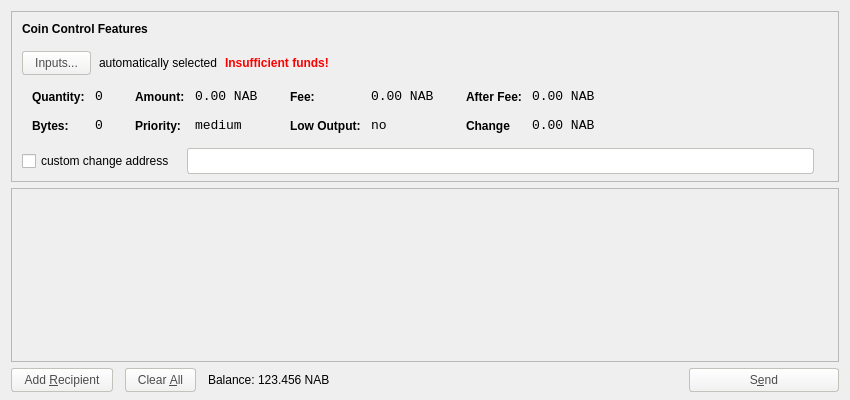
<?xml version="1.0" encoding="UTF-8"?>
<ui version="4.0">
 <class>SendCoinsDialog</class>
 <widget class="QDialog" name="SendCoinsDialog">
  <property name="geometry">
   <rect>
    <x>0</x>
    <y>0</y>
    <width>850</width>
    <height>400</height>
   </rect>
  </property>
  <property name="windowTitle">
   <string>Send Coins</string>
  </property>
  <property name="styleSheet">
   <string notr="true"/>
  </property>
  <layout class="QVBoxLayout" name="verticalLayout" stretch="0,1,0">
   <property name="bottomMargin">
    <number>8</number>
   </property>
   <item>
    <widget class="QFrame" name="frameCoinControl">
     <property name="sizePolicy">
      <sizepolicy hsizetype="Expanding" vsizetype="Expanding">
       <horstretch>0</horstretch>
       <verstretch>0</verstretch>
      </sizepolicy>
     </property>
     <property name="maximumSize">
      <size>
       <width>16777215</width>
       <height>16777215</height>
      </size>
     </property>
     <property name="frameShape">
      <enum>QFrame::StyledPanel</enum>
     </property>
     <property name="frameShadow">
      <enum>QFrame::Sunken</enum>
     </property>
     <layout class="QVBoxLayout" name="verticalLayoutCoinControl2">
      <property name="spacing">
       <number>7</number>
      </property>
      <property name="leftMargin">
       <number>0</number>
      </property>
      <property name="topMargin">
       <number>0</number>
      </property>
      <property name="rightMargin">
       <number>0</number>
      </property>
      <property name="bottomMargin">
       <number>6</number>
      </property>
      <item>
       <layout class="QVBoxLayout" name="verticalLayoutCoinControl" stretch="0,0,0,0,1">
        <property name="spacing">
         <number>0</number>
        </property>
        <property name="leftMargin">
         <number>10</number>
        </property>
        <property name="topMargin">
         <number>10</number>
        </property>
        <item>
         <layout class="QHBoxLayout" name="horizontalLayoutCoinControl1">
          <property name="bottomMargin">
           <number>15</number>
          </property>
          <item>
           <widget class="QLabel" name="labelCoinControlFeatures">
            <property name="sizePolicy">
             <sizepolicy hsizetype="Preferred" vsizetype="Maximum">
              <horstretch>0</horstretch>
              <verstretch>0</verstretch>
             </sizepolicy>
            </property>
            <property name="font">
             <font>
              <weight>75</weight>
              <bold>true</bold>
             </font>
            </property>
            <property name="styleSheet">
             <string notr="true">font-weight:bold;</string>
            </property>
            <property name="text">
             <string>Coin Control Features</string>
            </property>
           </widget>
          </item>
         </layout>
        </item>
        <item>
         <layout class="QHBoxLayout" name="horizontalLayoutCoinControl2" stretch="0,0,0,0">
          <property name="spacing">
           <number>8</number>
          </property>
          <property name="bottomMargin">
           <number>10</number>
          </property>
          <item>
           <widget class="QPushButton" name="pushButtonCoinControl">
            <property name="styleSheet">
             <string notr="true">background-color: qlineargradient(spread:pad, x1:0, y1:1, x2:0, y2:0, stop:0 rgb(240,240,240), stop:1 rgb(255, 255, 255));
border-radius:3px;
border: 1px solid #C4C1BD;
color: #4C4C4C;
padding: 4px 12px;</string>
            </property>
            <property name="text">
             <string>Inputs...</string>
            </property>
           </widget>
          </item>
          <item>
           <widget class="QLabel" name="labelCoinControlAutomaticallySelected">
            <property name="text">
             <string>automatically selected</string>
            </property>
            <property name="margin">
             <number>5</number>
            </property>
           </widget>
          </item>
          <item>
           <widget class="QLabel" name="labelCoinControlInsuffFunds">
            <property name="font">
             <font>
              <weight>75</weight>
              <bold>true</bold>
             </font>
            </property>
            <property name="styleSheet">
             <string notr="true">color:red;font-weight:bold;</string>
            </property>
            <property name="text">
             <string>Insufficient funds!</string>
            </property>
            <property name="margin">
             <number>5</number>
            </property>
           </widget>
          </item>
          <item>
           <spacer name="horizontalSpacerCoinControl">
            <property name="orientation">
             <enum>Qt::Horizontal</enum>
            </property>
            <property name="sizeHint" stdset="0">
             <size>
              <width>40</width>
              <height>1</height>
             </size>
            </property>
           </spacer>
          </item>
         </layout>
        </item>
        <item>
         <widget class="QWidget" name="widgetCoinControl" native="true">
          <property name="sizePolicy">
           <sizepolicy hsizetype="Preferred" vsizetype="Preferred">
            <horstretch>0</horstretch>
            <verstretch>0</verstretch>
           </sizepolicy>
          </property>
          <property name="minimumSize">
           <size>
            <width>0</width>
            <height>0</height>
           </size>
          </property>
          <property name="styleSheet">
           <string notr="true"/>
          </property>
          <layout class="QHBoxLayout" name="horizontalLayoutCoinControl5">
           <property name="leftMargin">
            <number>0</number>
           </property>
           <property name="topMargin">
            <number>0</number>
           </property>
           <property name="rightMargin">
            <number>0</number>
           </property>
           <property name="bottomMargin">
            <number>0</number>
           </property>
           <item>
            <layout class="QHBoxLayout" name="horizontalLayoutCoinControl3" stretch="0,0,0,1">
             <property name="spacing">
              <number>20</number>
             </property>
             <property name="topMargin">
              <number>0</number>
             </property>
             <property name="bottomMargin">
              <number>10</number>
             </property>
             <item>
              <layout class="QFormLayout" name="formLayoutCoinControl1">
               <property name="horizontalSpacing">
                <number>10</number>
               </property>
               <property name="verticalSpacing">
                <number>14</number>
               </property>
               <property name="leftMargin">
                <number>10</number>
               </property>
               <property name="topMargin">
                <number>4</number>
               </property>
               <property name="rightMargin">
                <number>6</number>
               </property>
               <item row="0" column="0">
                <widget class="QLabel" name="labelCoinControlQuantityText">
                 <property name="styleSheet">
                  <string notr="true">font-weight:bold;</string>
                 </property>
                 <property name="text">
                  <string>Quantity:</string>
                 </property>
                 <property name="margin">
                  <number>0</number>
                 </property>
                </widget>
               </item>
               <item row="0" column="1">
                <widget class="QLabel" name="labelCoinControlQuantity">
                 <property name="font">
                  <font>
                   <family>Monospace</family>
                   <pointsize>10</pointsize>
                  </font>
                 </property>
                 <property name="cursor">
                  <cursorShape>IBeamCursor</cursorShape>
                 </property>
                 <property name="contextMenuPolicy">
                  <enum>Qt::ActionsContextMenu</enum>
                 </property>
                 <property name="text">
                  <string>0</string>
                 </property>
                 <property name="margin">
                  <number>0</number>
                 </property>
                 <property name="textInteractionFlags">
                  <set>Qt::LinksAccessibleByMouse|Qt::TextSelectableByKeyboard|Qt::TextSelectableByMouse</set>
                 </property>
                </widget>
               </item>
               <item row="1" column="0">
                <widget class="QLabel" name="labelCoinControlBytesText">
                 <property name="styleSheet">
                  <string notr="true">font-weight:bold;</string>
                 </property>
                 <property name="text">
                  <string>Bytes:</string>
                 </property>
                </widget>
               </item>
               <item row="1" column="1">
                <widget class="QLabel" name="labelCoinControlBytes">
                 <property name="font">
                  <font>
                   <family>Monospace</family>
                   <pointsize>10</pointsize>
                  </font>
                 </property>
                 <property name="cursor">
                  <cursorShape>IBeamCursor</cursorShape>
                 </property>
                 <property name="contextMenuPolicy">
                  <enum>Qt::ActionsContextMenu</enum>
                 </property>
                 <property name="text">
                  <string>0</string>
                 </property>
                 <property name="textInteractionFlags">
                  <set>Qt::LinksAccessibleByMouse|Qt::TextSelectableByKeyboard|Qt::TextSelectableByMouse</set>
                 </property>
                </widget>
               </item>
              </layout>
             </item>
             <item>
              <layout class="QFormLayout" name="formLayoutCoinControl2">
               <property name="horizontalSpacing">
                <number>10</number>
               </property>
               <property name="verticalSpacing">
                <number>14</number>
               </property>
               <property name="leftMargin">
                <number>6</number>
               </property>
               <property name="topMargin">
                <number>4</number>
               </property>
               <property name="rightMargin">
                <number>6</number>
               </property>
               <item row="0" column="0">
                <widget class="QLabel" name="labelCoinControlAmountText">
                 <property name="styleSheet">
                  <string notr="true">font-weight:bold;</string>
                 </property>
                 <property name="text">
                  <string>Amount:</string>
                 </property>
                 <property name="margin">
                  <number>0</number>
                 </property>
                </widget>
               </item>
               <item row="0" column="1">
                <widget class="QLabel" name="labelCoinControlAmount">
                 <property name="font">
                  <font>
                   <family>Monospace</family>
                   <pointsize>10</pointsize>
                  </font>
                 </property>
                 <property name="cursor">
                  <cursorShape>IBeamCursor</cursorShape>
                 </property>
                 <property name="contextMenuPolicy">
                  <enum>Qt::ActionsContextMenu</enum>
                 </property>
                 <property name="text">
                  <string>0.00 NAB</string>
                 </property>
                 <property name="textInteractionFlags">
                  <set>Qt::LinksAccessibleByMouse|Qt::TextSelectableByKeyboard|Qt::TextSelectableByMouse</set>
                 </property>
                </widget>
               </item>
               <item row="1" column="0">
                <widget class="QLabel" name="labelCoinControlPriorityText">
                 <property name="styleSheet">
                  <string notr="true">font-weight:bold;</string>
                 </property>
                 <property name="text">
                  <string>Priority:</string>
                 </property>
                </widget>
               </item>
               <item row="1" column="1">
                <widget class="QLabel" name="labelCoinControlPriority">
                 <property name="font">
                  <font>
                   <family>Monospace</family>
                   <pointsize>10</pointsize>
                  </font>
                 </property>
                 <property name="cursor">
                  <cursorShape>IBeamCursor</cursorShape>
                 </property>
                 <property name="contextMenuPolicy">
                  <enum>Qt::ActionsContextMenu</enum>
                 </property>
                 <property name="text">
                  <string>medium</string>
                 </property>
                 <property name="textInteractionFlags">
                  <set>Qt::LinksAccessibleByMouse|Qt::TextSelectableByKeyboard|Qt::TextSelectableByMouse</set>
                 </property>
                </widget>
               </item>
              </layout>
             </item>
             <item>
              <layout class="QFormLayout" name="formLayoutCoinControl3">
               <property name="horizontalSpacing">
                <number>10</number>
               </property>
               <property name="verticalSpacing">
                <number>14</number>
               </property>
               <property name="leftMargin">
                <number>6</number>
               </property>
               <property name="topMargin">
                <number>4</number>
               </property>
               <property name="rightMargin">
                <number>6</number>
               </property>
               <item row="0" column="0">
                <widget class="QLabel" name="labelCoinControlFeeText">
                 <property name="styleSheet">
                  <string notr="true">font-weight:bold;</string>
                 </property>
                 <property name="text">
                  <string>Fee:</string>
                 </property>
                 <property name="margin">
                  <number>0</number>
                 </property>
                </widget>
               </item>
               <item row="0" column="1">
                <widget class="QLabel" name="labelCoinControlFee">
                 <property name="font">
                  <font>
                   <family>Monospace</family>
                   <pointsize>10</pointsize>
                  </font>
                 </property>
                 <property name="cursor">
                  <cursorShape>IBeamCursor</cursorShape>
                 </property>
                 <property name="contextMenuPolicy">
                  <enum>Qt::ActionsContextMenu</enum>
                 </property>
                 <property name="text">
                  <string>0.00 NAB</string>
                 </property>
                 <property name="textInteractionFlags">
                  <set>Qt::LinksAccessibleByMouse|Qt::TextSelectableByKeyboard|Qt::TextSelectableByMouse</set>
                 </property>
                </widget>
               </item>
               <item row="1" column="0">
                <widget class="QLabel" name="labelCoinControlLowOutputText">
                 <property name="styleSheet">
                  <string notr="true">font-weight:bold;</string>
                 </property>
                 <property name="text">
                  <string>Low Output:</string>
                 </property>
                </widget>
               </item>
               <item row="1" column="1">
                <widget class="QLabel" name="labelCoinControlLowOutput">
                 <property name="font">
                  <font>
                   <family>Monospace</family>
                   <pointsize>10</pointsize>
                  </font>
                 </property>
                 <property name="cursor">
                  <cursorShape>IBeamCursor</cursorShape>
                 </property>
                 <property name="contextMenuPolicy">
                  <enum>Qt::ActionsContextMenu</enum>
                 </property>
                 <property name="text">
                  <string>no</string>
                 </property>
                 <property name="textInteractionFlags">
                  <set>Qt::LinksAccessibleByMouse|Qt::TextSelectableByKeyboard|Qt::TextSelectableByMouse</set>
                 </property>
                </widget>
               </item>
              </layout>
             </item>
             <item>
              <layout class="QFormLayout" name="formLayoutCoinControl4">
               <property name="horizontalSpacing">
                <number>10</number>
               </property>
               <property name="verticalSpacing">
                <number>14</number>
               </property>
               <property name="leftMargin">
                <number>6</number>
               </property>
               <property name="topMargin">
                <number>4</number>
               </property>
               <property name="rightMargin">
                <number>6</number>
               </property>
               <item row="0" column="0">
                <widget class="QLabel" name="labelCoinControlAfterFeeText">
                 <property name="styleSheet">
                  <string notr="true">font-weight:bold;</string>
                 </property>
                 <property name="text">
                  <string>After Fee:</string>
                 </property>
                 <property name="margin">
                  <number>0</number>
                 </property>
                </widget>
               </item>
               <item row="0" column="1">
                <widget class="QLabel" name="labelCoinControlAfterFee">
                 <property name="font">
                  <font>
                   <family>Monospace</family>
                   <pointsize>10</pointsize>
                  </font>
                 </property>
                 <property name="cursor">
                  <cursorShape>IBeamCursor</cursorShape>
                 </property>
                 <property name="contextMenuPolicy">
                  <enum>Qt::ActionsContextMenu</enum>
                 </property>
                 <property name="text">
                  <string>0.00 NAB</string>
                 </property>
                 <property name="textInteractionFlags">
                  <set>Qt::LinksAccessibleByMouse|Qt::TextSelectableByKeyboard|Qt::TextSelectableByMouse</set>
                 </property>
                </widget>
               </item>
               <item row="1" column="0">
                <widget class="QLabel" name="labelCoinControlChangeText">
                 <property name="styleSheet">
                  <string notr="true">font-weight:bold;</string>
                 </property>
                 <property name="text">
                  <string>Change</string>
                 </property>
                </widget>
               </item>
               <item row="1" column="1">
                <widget class="QLabel" name="labelCoinControlChange">
                 <property name="font">
                  <font>
                   <family>Monospace</family>
                   <pointsize>10</pointsize>
                  </font>
                 </property>
                 <property name="cursor">
                  <cursorShape>IBeamCursor</cursorShape>
                 </property>
                 <property name="contextMenuPolicy">
                  <enum>Qt::ActionsContextMenu</enum>
                 </property>
                 <property name="text">
                  <string>0.00 NAB</string>
                 </property>
                 <property name="textInteractionFlags">
                  <set>Qt::LinksAccessibleByMouse|Qt::TextSelectableByKeyboard|Qt::TextSelectableByMouse</set>
                 </property>
                </widget>
               </item>
              </layout>
             </item>
            </layout>
           </item>
          </layout>
         </widget>
        </item>
        <item>
         <layout class="QHBoxLayout" name="horizontalLayoutCoinControl4" stretch="0,0,0">
          <property name="spacing">
           <number>12</number>
          </property>
          <property name="sizeConstraint">
           <enum>QLayout::SetDefaultConstraint</enum>
          </property>
          <property name="topMargin">
           <number>5</number>
          </property>
          <property name="rightMargin">
           <number>5</number>
          </property>
          <item>
           <widget class="QCheckBox" name="checkBoxCoinControlChange">
            <property name="text">
             <string>custom change address</string>
            </property>
           </widget>
          </item>
          <item>
           <widget class="QLineEdit" name="lineEditCoinControlChange">
            <property name="enabled">
             <bool>false</bool>
            </property>
            <property name="sizePolicy">
             <sizepolicy hsizetype="Expanding" vsizetype="Fixed">
              <horstretch>0</horstretch>
              <verstretch>0</verstretch>
             </sizepolicy>
            </property>
            <property name="styleSheet">
             <string notr="true">background-color: rgb(255,255,255);
border-radius:3px;
border: 1px solid #C4C1BD;
color: #4C4C4C;
padding: 4px;</string>
            </property>
           </widget>
          </item>
          <item>
           <widget class="QLabel" name="labelCoinControlChangeLabel">
            <property name="sizePolicy">
             <sizepolicy hsizetype="Preferred" vsizetype="Expanding">
              <horstretch>0</horstretch>
              <verstretch>0</verstretch>
             </sizepolicy>
            </property>
            <property name="minimumSize">
             <size>
              <width>0</width>
              <height>0</height>
             </size>
            </property>
            <property name="text">
             <string/>
            </property>
            <property name="margin">
             <number>3</number>
            </property>
           </widget>
          </item>
         </layout>
        </item>
        <item>
         <spacer name="verticalSpacerCoinControl">
          <property name="orientation">
           <enum>Qt::Vertical</enum>
          </property>
          <property name="sizeHint" stdset="0">
           <size>
            <width>800</width>
            <height>1</height>
           </size>
          </property>
         </spacer>
        </item>
       </layout>
      </item>
     </layout>
    </widget>
   </item>
   <item>
    <widget class="QScrollArea" name="scrollArea">
     <property name="widgetResizable">
      <bool>true</bool>
     </property>
     <widget class="QWidget" name="scrollAreaWidgetContents">
      <property name="geometry">
       <rect>
        <x>0</x>
        <y>0</y>
        <width>830</width>
        <height>150</height>
       </rect>
      </property>
      <layout class="QVBoxLayout" name="verticalLayout_2">
       <property name="leftMargin">
        <number>0</number>
       </property>
       <property name="topMargin">
        <number>0</number>
       </property>
       <property name="rightMargin">
        <number>0</number>
       </property>
       <property name="bottomMargin">
        <number>0</number>
       </property>
       <item>
        <layout class="QVBoxLayout" name="entries">
         <property name="spacing">
          <number>6</number>
         </property>
        </layout>
       </item>
       <item>
        <spacer name="verticalSpacer">
         <property name="orientation">
          <enum>Qt::Vertical</enum>
         </property>
         <property name="sizeHint" stdset="0">
          <size>
           <width>20</width>
           <height>40</height>
          </size>
         </property>
        </spacer>
       </item>
      </layout>
     </widget>
    </widget>
   </item>
   <item>
    <layout class="QHBoxLayout" name="horizontalLayout">
     <item>
      <widget class="QPushButton" name="addButton">
       <property name="toolTip">
        <string>Send to multiple recipients at once</string>
       </property>
       <property name="styleSheet">
        <string notr="true">background-color: qlineargradient(spread:pad, x1:0, y1:1, x2:0, y2:0, stop:0 rgb(240,240,240), stop:1 rgb(255, 255, 255));
border-radius:3px;
border: 1px solid #C4C1BD;
color: #4C4C4C;
padding: 4px 12px;
margin: 0px 6px 0px 0px;</string>
       </property>
       <property name="text">
        <string>Add &amp;Recipient</string>
       </property>
       <property name="icon">
        <iconset resource="../bitcoin.qrc">
         <normaloff>:/icons/add</normaloff>:/icons/add</iconset>
       </property>
       <property name="autoDefault">
        <bool>false</bool>
       </property>
      </widget>
     </item>
     <item>
      <widget class="QPushButton" name="clearButton">
       <property name="sizePolicy">
        <sizepolicy hsizetype="Minimum" vsizetype="Fixed">
         <horstretch>0</horstretch>
         <verstretch>0</verstretch>
        </sizepolicy>
       </property>
       <property name="toolTip">
        <string>Remove all transaction fields</string>
       </property>
       <property name="styleSheet">
        <string notr="true">background-color: qlineargradient(spread:pad, x1:0, y1:1, x2:0, y2:0, stop:0 rgb(240,240,240), stop:1 rgb(255, 255, 255));
border-radius:3px;
border: 1px solid #C4C1BD;
color: #4C4C4C;
padding: 4px 12px;
margin: 0px 6px 0px 0px;</string>
       </property>
       <property name="text">
        <string>Clear &amp;All</string>
       </property>
       <property name="icon">
        <iconset resource="../bitcoin.qrc">
         <normaloff>:/icons/remove</normaloff>:/icons/remove</iconset>
       </property>
       <property name="autoRepeatDelay">
        <number>300</number>
       </property>
       <property name="autoDefault">
        <bool>false</bool>
       </property>
      </widget>
     </item>
     <item>
      <layout class="QHBoxLayout" name="horizontalLayout_2">
       <property name="spacing">
        <number>3</number>
       </property>
       <item>
        <widget class="QLabel" name="label">
         <property name="sizePolicy">
          <sizepolicy hsizetype="Preferred" vsizetype="Fixed">
           <horstretch>0</horstretch>
           <verstretch>0</verstretch>
          </sizepolicy>
         </property>
         <property name="text">
          <string>Balance:</string>
         </property>
        </widget>
       </item>
       <item>
        <widget class="QLabel" name="labelBalance">
         <property name="sizePolicy">
          <sizepolicy hsizetype="Preferred" vsizetype="Fixed">
           <horstretch>0</horstretch>
           <verstretch>0</verstretch>
          </sizepolicy>
         </property>
         <property name="cursor">
          <cursorShape>IBeamCursor</cursorShape>
         </property>
         <property name="text">
          <string>123.456 NAB</string>
         </property>
         <property name="textInteractionFlags">
          <set>Qt::LinksAccessibleByMouse|Qt::TextSelectableByKeyboard|Qt::TextSelectableByMouse</set>
         </property>
        </widget>
       </item>
      </layout>
     </item>
     <item>
      <spacer name="horizontalSpacer">
       <property name="orientation">
        <enum>Qt::Horizontal</enum>
       </property>
       <property name="sizeHint" stdset="0">
        <size>
         <width>40</width>
         <height>20</height>
        </size>
       </property>
      </spacer>
     </item>
     <item>
      <widget class="QPushButton" name="sendButton">
       <property name="minimumSize">
        <size>
         <width>150</width>
         <height>0</height>
        </size>
       </property>
       <property name="toolTip">
        <string>Confirm the send action</string>
       </property>
       <property name="styleSheet">
        <string notr="true">background-color: qlineargradient(spread:pad, x1:0, y1:1, x2:0, y2:0, stop:0 rgb(240,240,240), stop:1 rgb(255, 255, 255));
border-radius:3px;
border: 1px solid #C4C1BD;
color: #4C4C4C;
padding: 4px 12px;</string>
       </property>
       <property name="text">
        <string>S&amp;end</string>
       </property>
       <property name="icon">
        <iconset resource="../bitcoin.qrc">
         <normaloff>:/icons/send</normaloff>:/icons/send</iconset>
       </property>
       <property name="default">
        <bool>true</bool>
       </property>
      </widget>
     </item>
    </layout>
   </item>
  </layout>
 </widget>
 <resources>
  <include location="../bitcoin.qrc"/>
 </resources>
 <connections/>
</ui>
